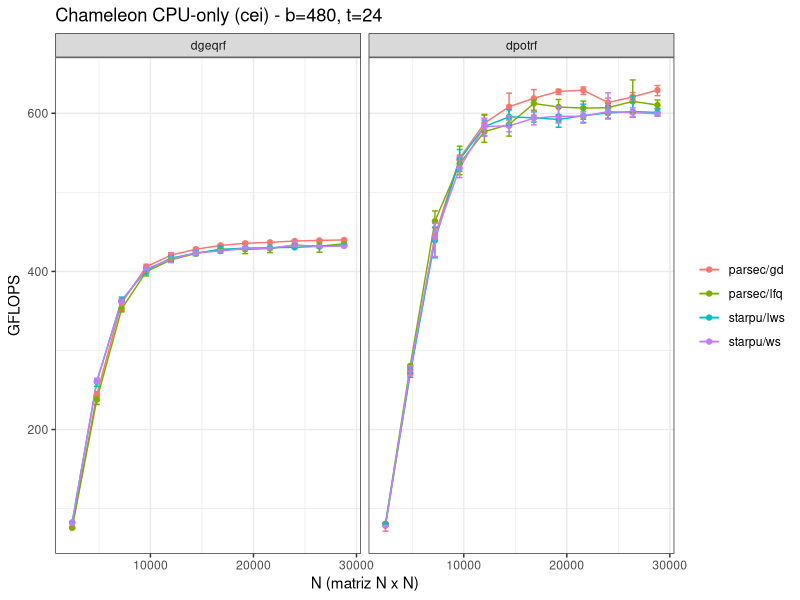
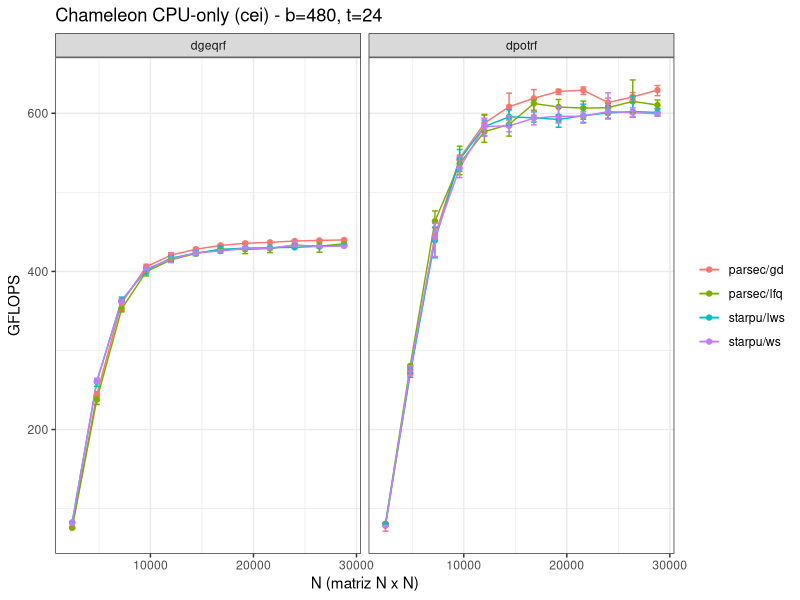

Write R code to recreate these figures, in order.
library(ggplot2)
library(dplyr)
library(readr)

results <- read_csv("data/chameleon-runtimes_782087/results.csv",
  show_col_types = FALSE
)

agg <- results |>
  group_by(runtime, scheduler, algorithm, n) |>
  summarise(
    gflops_mean = mean(gflops),
    gflops_min = min(gflops),
    gflops_max = max(gflops),
    .groups = "drop"
  ) |>
  mutate(config = paste(runtime, scheduler, sep = "/"))

p <- ggplot(agg, aes(x = n, y = gflops_mean, color = config)) +
  geom_line() +
  geom_point() +
  geom_errorbar(aes(
    ymin = gflops_min,
    ymax = gflops_max
  ), width = 0.02 * max(agg$n)) +
  facet_wrap(~algorithm) +
  labs(
    x = "N (matriz N x N)", y = "GFLOPS", color = NULL,
    title = "Chameleon CPU-only (cei) - b=480, t=24"
  ) +
  theme_bw()

dir.create("plots", showWarnings = FALSE)
ggsave("plots/gflops_vs_n_r.png", p, width = 10, height = 4, dpi = 140)
ggsave("plots/gflops_vs_n_r.pdf", p, width = 10, height = 4)
